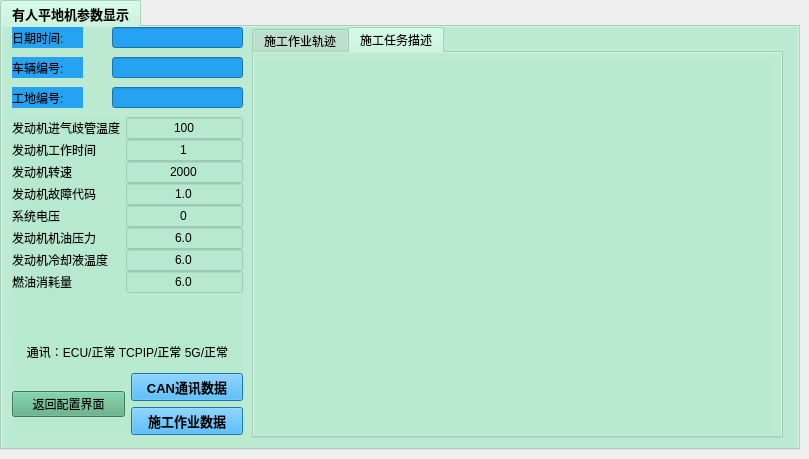
      <widget class="QWidget" name="pingdi_page">
       <widget class="QTabWidget" name="tabWidget_5">
        <property name="geometry">
         <rect>
          <x>0</x>
          <y>0</y>
          <width>800</width>
          <height>450</height>
         </rect>
        </property>
        <property name="sizePolicy">
         <sizepolicy hsizetype="Expanding" vsizetype="Expanding">
          <horstretch>0</horstretch>
          <verstretch>0</verstretch>
         </sizepolicy>
        </property>
        <property name="maximumSize">
         <size>
          <width>800</width>
          <height>480</height>
         </size>
        </property>
        <property name="font">
         <font>
          <pointsize>10</pointsize>
          <weight>75</weight>
          <bold>true</bold>
         </font>
        </property>
        <property name="autoFillBackground">
         <bool>false</bool>
        </property>
        <property name="styleSheet">
         <string notr="true">background-color: rgba(182, 231, 205, 122);</string>
        </property>
        <property name="currentIndex">
         <number>0</number>
        </property>
        <widget class="QWidget" name="tab_11">
         <attribute name="title">
          <string>有人平地机参数显示</string>
         </attribute>
         <widget class="QTabWidget" name="tabWidget_pingdi">
          <property name="geometry">
           <rect>
            <x>250</x>
            <y>0</y>
            <width>531</width>
            <height>411</height>
           </rect>
          </property>
          <property name="autoFillBackground">
           <bool>false</bool>
          </property>
          <property name="currentIndex">
           <number>1</number>
          </property>
          <widget class="QWidget" name="tab_12">
           <attribute name="title">
            <string>施工作业轨迹</string>
           </attribute>
           <widget class="MyQLabel" name="lb_line_3">
            <property name="geometry">
             <rect>
              <x>10</x>
              <y>10</y>
              <width>511</width>
              <height>371</height>
             </rect>
            </property>
            <property name="text">
             <string/>
            </property>
           </widget>
          </widget>
          <widget class="QWidget" name="tab_13">
           <attribute name="title">
            <string>施工任务描述</string>
           </attribute>
           <widget class="QLabel" name="show_txt_pingdi">
            <property name="geometry">
             <rect>
              <x>0</x>
              <y>10</y>
              <width>521</width>
              <height>371</height>
             </rect>
            </property>
            <property name="maximumSize">
             <size>
              <width>600</width>
              <height>500</height>
             </size>
            </property>
            <property name="font">
             <font>
              <pointsize>18</pointsize>
             </font>
            </property>
            <property name="text">
             <string/>
            </property>
            <property name="wordWrap">
             <bool>true</bool>
            </property>
           </widget>
          </widget>
         </widget>
         <widget class="QWidget" name="layoutWidget4">
          <property name="geometry">
           <rect>
            <x>10</x>
            <y>90</y>
            <width>231</width>
            <height>226</height>
           </rect>
          </property>
          <layout class="QFormLayout" name="formLayout_28">
           <property name="verticalSpacing">
            <number>0</number>
           </property>
           <item row="0" column="0">
            <widget class="QLabel" name="label_654">
             <property name="text">
              <string>发动机进气歧管温度</string>
             </property>
             <property name="alignment">
              <set>Qt::AlignCenter</set>
             </property>
            </widget>
           </item>
           <item row="0" column="1">
            <widget class="QLineEdit" name="mgd_engine_intake_manifold_tem">
             <property name="text">
              <string>100</string>
             </property>
             <property name="alignment">
              <set>Qt::AlignCenter</set>
             </property>
            </widget>
           </item>
           <item row="1" column="0">
            <widget class="QLabel" name="label_655">
             <property name="text">
              <string>发动机工作时间</string>
             </property>
             <property name="alignment">
              <set>Qt::AlignCenter</set>
             </property>
            </widget>
           </item>
           <item row="1" column="1">
            <widget class="QLineEdit" name="mgd_engine_working_time">
             <property name="text">
              <string>1</string>
             </property>
             <property name="alignment">
              <set>Qt::AlignCenter</set>
             </property>
            </widget>
           </item>
           <item row="2" column="0">
            <widget class="QLabel" name="label_656">
             <property name="text">
              <string>发动机转速</string>
             </property>
             <property name="alignment">
              <set>Qt::AlignCenter</set>
             </property>
            </widget>
           </item>
           <item row="2" column="1">
            <widget class="QLineEdit" name="mgd_engine_speed">
             <property name="text">
              <string>2000</string>
             </property>
             <property name="alignment">
              <set>Qt::AlignCenter</set>
             </property>
            </widget>
           </item>
           <item row="3" column="0">
            <widget class="QLabel" name="label_657">
             <property name="text">
              <string>发动机故障代码</string>
             </property>
             <property name="alignment">
              <set>Qt::AlignCenter</set>
             </property>
            </widget>
           </item>
           <item row="3" column="1">
            <widget class="QLineEdit" name="mgd_engine_failure_code">
             <property name="text">
              <string>1.0</string>
             </property>
             <property name="alignment">
              <set>Qt::AlignCenter</set>
             </property>
            </widget>
           </item>
           <item row="4" column="0">
            <widget class="QLabel" name="label_658">
             <property name="text">
              <string>系统电压</string>
             </property>
             <property name="alignment">
              <set>Qt::AlignCenter</set>
             </property>
            </widget>
           </item>
           <item row="4" column="1">
            <widget class="QLineEdit" name="mgd_system_voltage">
             <property name="text">
              <string>0</string>
             </property>
             <property name="alignment">
              <set>Qt::AlignCenter</set>
             </property>
            </widget>
           </item>
           <item row="5" column="0">
            <widget class="QLabel" name="label_659">
             <property name="text">
              <string>发动机机油压力</string>
             </property>
             <property name="alignment">
              <set>Qt::AlignCenter</set>
             </property>
            </widget>
           </item>
           <item row="5" column="1">
            <widget class="QLineEdit" name="mgd_engine_oil_pressure">
             <property name="text">
              <string>6.0</string>
             </property>
             <property name="alignment">
              <set>Qt::AlignCenter</set>
             </property>
            </widget>
           </item>
           <item row="6" column="0">
            <widget class="QLabel" name="label_660">
             <property name="text">
              <string>发动机冷却液温度</string>
             </property>
             <property name="alignment">
              <set>Qt::AlignCenter</set>
             </property>
            </widget>
           </item>
           <item row="6" column="1">
            <widget class="QLineEdit" name="mgd_engine_coolant_temperature">
             <property name="text">
              <string>6.0</string>
             </property>
             <property name="alignment">
              <set>Qt::AlignCenter</set>
             </property>
            </widget>
           </item>
           <item row="7" column="0">
            <widget class="QLabel" name="label_671">
             <property name="text">
              <string>燃油消耗量</string>
             </property>
             <property name="alignment">
              <set>Qt::AlignCenter</set>
             </property>
            </widget>
           </item>
           <item row="7" column="1">
            <widget class="QLineEdit" name="mgd_fuel_consumption">
             <property name="text">
              <string>6.0</string>
             </property>
             <property name="alignment">
              <set>Qt::AlignCenter</set>
             </property>
            </widget>
           </item>
          </layout>
         </widget>
         <widget class="QLabel" name="lbl_vertex_number_42">
          <property name="geometry">
           <rect>
            <x>360</x>
            <y>440</y>
            <width>211</width>
            <height>20</height>
           </rect>
          </property>
          <property name="font">
           <font>
            <pointsize>9</pointsize>
           </font>
          </property>
          <property name="text">
           <string>通讯：ECU/正常 TCPIP/正常 5G/正常</string>
          </property>
          <property name="alignment">
           <set>Qt::AlignCenter</set>
          </property>
         </widget>
         <widget class="QLabel" name="lbl_vertex_number_45">
          <property name="geometry">
           <rect>
            <x>360</x>
            <y>440</y>
            <width>211</width>
            <height>20</height>
           </rect>
          </property>
          <property name="font">
           <font>
            <pointsize>9</pointsize>
           </font>
          </property>
          <property name="text">
           <string>通讯：ECU/正常 TCPIP/正常 5G/正常</string>
          </property>
          <property name="alignment">
           <set>Qt::AlignCenter</set>
          </property>
         </widget>
         <widget class="QLabel" name="label_67">
          <property name="geometry">
           <rect>
            <x>10</x>
            <y>30</y>
            <width>71</width>
            <height>21</height>
           </rect>
          </property>
          <property name="font">
           <font>
            <pointsize>9</pointsize>
           </font>
          </property>
          <property name="styleSheet">
           <string notr="true">background-color:rgb(37, 162, 242);</string>
          </property>
          <property name="text">
           <string>车辆编号:</string>
          </property>
         </widget>
         <widget class="QLineEdit" name="le_car_num_8">
          <property name="geometry">
           <rect>
            <x>110</x>
            <y>30</y>
            <width>131</width>
            <height>21</height>
           </rect>
          </property>
          <property name="styleSheet">
           <string notr="true">background-color: rgb(37, 162, 242);</string>
          </property>
         </widget>
         <widget class="QLineEdit" name="le_car_num_9">
          <property name="geometry">
           <rect>
            <x>110</x>
            <y>60</y>
            <width>131</width>
            <height>21</height>
           </rect>
          </property>
          <property name="styleSheet">
           <string notr="true">background-color: rgb(37, 162, 242);</string>
          </property>
         </widget>
         <widget class="QLineEdit" name="le_system_time_pingdi">
          <property name="geometry">
           <rect>
            <x>110</x>
            <y>0</y>
            <width>131</width>
            <height>21</height>
           </rect>
          </property>
          <property name="font">
           <font>
            <pointsize>8</pointsize>
           </font>
          </property>
          <property name="styleSheet">
           <string notr="true">background-color: rgb(37, 162, 242);</string>
          </property>
         </widget>
         <widget class="QLabel" name="label_68">
          <property name="geometry">
           <rect>
            <x>10</x>
            <y>60</y>
            <width>71</width>
            <height>21</height>
           </rect>
          </property>
          <property name="font">
           <font>
            <pointsize>9</pointsize>
           </font>
          </property>
          <property name="styleSheet">
           <string notr="true">background-color:rgb(37, 162, 242);</string>
          </property>
          <property name="text">
           <string>工地编号:</string>
          </property>
         </widget>
         <widget class="QLabel" name="label_69">
          <property name="geometry">
           <rect>
            <x>450</x>
            <y>440</y>
            <width>71</width>
            <height>21</height>
           </rect>
          </property>
          <property name="font">
           <font>
            <pointsize>9</pointsize>
           </font>
          </property>
          <property name="styleSheet">
           <string notr="true">background-color:rgb(37, 162, 242);</string>
          </property>
          <property name="text">
           <string>车辆编号:</string>
          </property>
         </widget>
         <widget class="QLabel" name="label_70">
          <property name="geometry">
           <rect>
            <x>470</x>
            <y>440</y>
            <width>71</width>
            <height>21</height>
           </rect>
          </property>
          <property name="font">
           <font>
            <pointsize>9</pointsize>
           </font>
          </property>
          <property name="styleSheet">
           <string notr="true">background-color:rgb(37, 162, 242);</string>
          </property>
          <property name="text">
           <string>车辆编号:</string>
          </property>
         </widget>
         <widget class="QLabel" name="label_71">
          <property name="geometry">
           <rect>
            <x>450</x>
            <y>440</y>
            <width>71</width>
            <height>21</height>
           </rect>
          </property>
          <property name="font">
           <font>
            <pointsize>9</pointsize>
           </font>
          </property>
          <property name="styleSheet">
           <string notr="true">background-color:rgb(37, 162, 242);</string>
          </property>
          <property name="text">
           <string>车辆编号:</string>
          </property>
         </widget>
         <widget class="QLabel" name="label_72">
          <property name="geometry">
           <rect>
            <x>420</x>
            <y>440</y>
            <width>71</width>
            <height>21</height>
           </rect>
          </property>
          <property name="font">
           <font>
            <pointsize>9</pointsize>
           </font>
          </property>
          <property name="styleSheet">
           <string notr="true">background-color:rgb(37, 162, 242);</string>
          </property>
          <property name="text">
           <string>工地编号:</string>
          </property>
         </widget>
         <widget class="QLabel" name="label_73">
          <property name="geometry">
           <rect>
            <x>10</x>
            <y>0</y>
            <width>71</width>
            <height>21</height>
           </rect>
          </property>
          <property name="font">
           <font>
            <pointsize>9</pointsize>
           </font>
          </property>
          <property name="styleSheet">
           <string notr="true">background-color:rgb(37, 162, 242);</string>
          </property>
          <property name="text">
           <string>日期时间:</string>
          </property>
         </widget>
         <widget class="QWidget" name="layoutWidget5">
          <property name="geometry">
           <rect>
            <x>10</x>
            <y>310</y>
            <width>231</width>
            <height>98</height>
           </rect>
          </property>
          <layout class="QVBoxLayout" name="verticalLayout_4">
           <item>
            <widget class="QLabel" name="lbl_vertex_number_46">
             <property name="font">
              <font>
               <pointsize>9</pointsize>
              </font>
             </property>
             <property name="text">
              <string>通讯：ECU/正常 TCPIP/正常 5G/正常</string>
             </property>
             <property name="alignment">
              <set>Qt::AlignCenter</set>
             </property>
            </widget>
           </item>
           <item>
            <layout class="QHBoxLayout" name="horizontalLayout_5">
             <item>
              <widget class="QPushButton" name="pbt_back_pingdi">
               <property name="styleSheet">
                <string notr="true">background-color: rgb(85, 170, 127);</string>
               </property>
               <property name="text">
                <string>返回配置界面</string>
               </property>
              </widget>
             </item>
             <item>
              <layout class="QVBoxLayout" name="verticalLayout_3">
               <item>
                <widget class="QPushButton" name="btn_canmore_pingdi">
                 <property name="font">
                  <font>
                   <pointsize>10</pointsize>
                   <weight>75</weight>
                   <bold>true</bold>
                  </font>
                 </property>
                 <property name="styleSheet">
                  <string notr="true">background-color: rgb(37, 162, 242);</string>
                 </property>
                 <property name="text">
                  <string>CAN通讯数据</string>
                 </property>
                </widget>
               </item>
               <item>
                <widget class="QPushButton" name="btn_workdata_pingdi">
                 <property name="font">
                  <font>
                   <pointsize>10</pointsize>
                   <weight>75</weight>
                   <bold>true</bold>
                  </font>
                 </property>
                 <property name="styleSheet">
                  <string notr="true">background-color: rgb(37, 162, 242);</string>
                 </property>
                 <property name="text">
                  <string>施工作业数据</string>
                 </property>
                </widget>
               </item>
              </layout>
             </item>
            </layout>
           </item>
          </layout>
         </widget>
        </widget>
       </widget>
      </widget>
